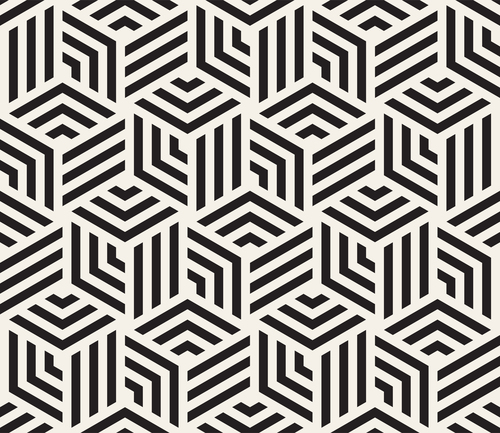
#> input picture Praktikum 8 dan 9/vector.jpg, 500 x 433 px
$ jupyter execute --allow-errors 'MODUL 8 TRANSFORMASI CITRA.ipynb'   (shell and % lines are left out)   (older library calls are emulated)
#> lines starting #> are read from the running program, lines starting #| are printed output that depends on the picture
## 1. Transformasi Twirl

[cell 1]
import matplotlib.pyplot as plt
#from skimage import data
from skimage.transform import swirl

image = plt.imread('vector.jpg') # membaca gambar dari direkt0ri
#> image is the input picture: shape (433, 500, 3); mean R, G, B 155.1, 151.2, 146.5
swirled = swirl(image, rotation=5, strength=6,radius=300) # fungsi swirl dengan settingan sesuai keinginan
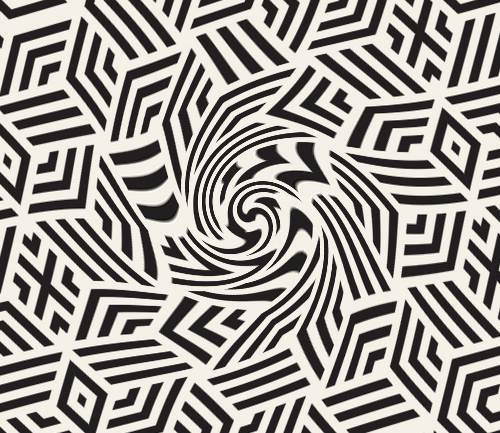
#> swirled: shape (433, 500, 3) float64; mean R, G, B 0.607, 0.592, 0.574

fig, (ax0, ax1) = plt.subplots(nrows=1, ncols=2, figsize=(8, 3), sharex=True, sharey=True)
# Membuat figure dengan 1 baris dan 2 kolom subplot. Mengatur ukuran figure menjadi (8, 3) dengan mengaktifkan sharing pada sumbu x dan y.
# Menyimpan objek axes subplot pertama pada variabel ax0 dan subplot kedua pada variabel ax1.

ax0.imshow(image, cmap=plt.cm.gray)
ax0.axis('off')
# Menampilkan citra 'image' pada subplot pertama (ax0) dengan colormap gray.
# Menghilangkan tampilan sumbu pada subplot pertama (ax0).

ax1.imshow(swirled, cmap=plt.cm.gray)
ax1.axis('off')
# Menampilkan citra 'swirled' pada subplot kedua (ax1) dengan colormap gray.
# Menghilangkan tampilan sumbu pada subplot kedua (ax1).

plt.show()
# Menampilkan figure dengan semua subplot yang telah ditentukan.

## 2. Translation

[cell 2]
import cv2 as cv
import numpy as np
import matplotlib.pyplot as plt

image = cv.imread("King Salman.jpg")
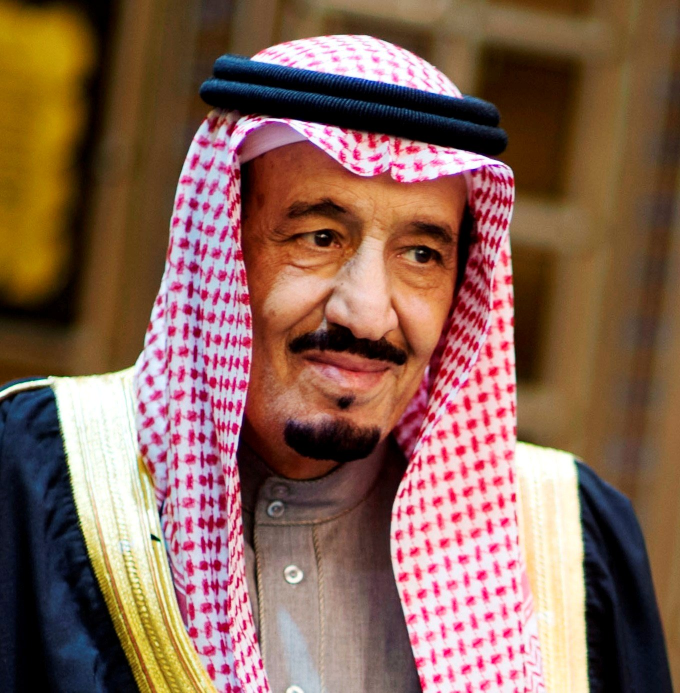
#> input picture Praktikum 8 dan 9/King Salman.jpg, 1360 x 1386 px (shown at 1/2 size)
#> image is the input picture: shape (1386, 1360, 3); mean B, G, R 86.8, 100.6, 136.3
# Membaca gambar "King Salman.jpg" menggunakan OpenCV dari direktori lokal

h, w = image.shape[0:2]
#> h = 1386; w = 1360
# Mengambil tinggi (h) dan lebar (w) citra dari properti shape.

half_height, half_width = h//4, w//8
#> half_height = 346; half_width = 170
# Menghitung setengah tinggi (half_height) dan setengah lebar (half_width) citra dengan pembagian bulat(dibulatkan).

transition_matrix = np.float32([[0.5, 0, half_width], [0, 0.7, half_height]])
#> transition_matrix = [[0.5, 0, 170], [0, 0.7, 346]]
# Membuat matriks transformasi 2x3 dengan koefisien [0.5(img menyusut setengah dari aslinya kesamping), 0, half_width] untuk translasi sumbu x
# dan [0,0.7 (img menyusut, 0.7 dari aslinya(vertikal)) , half_height] untuk translasi sumbu y menggunakan tipe data float32.

img_transition = cv.warpAffine(image, transition_matrix, (w, h))
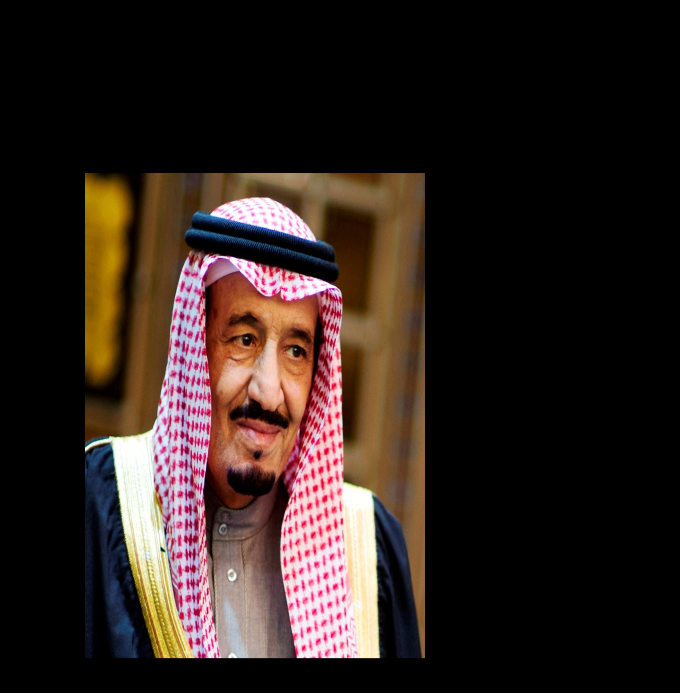
#> img_transition: shape (1386, 1360, 3) (shown at 1/2 size); mean B, G, R 30.4, 35.2, 47.7
# Menerapkan transformasi translasi pada citra menggunakan warpAffine dari OpenCV.
# fungsi affine memungkinakan untuk mengubah bentuk, rotasi, skala, dan translasi suatu gambar
# Citra "image" ditranslasi menggunakan matriks transformasi "transition_matrix" dengan ukuran (w, h)
# dan hasilnya disimpan dalam variabel "img_transition".

plt.imshow(cv.cvtColor(img_transition, cv.COLOR_BGR2RGB))
# Menampilkan citra "img_transition" dengan menggunakan colormap RGB.
# Perlu mengubah ruang warna BGR (yang digunakan oleh OpenCV) menjadi RGB (yang digunakan oleh matplotlib).

plt.title("Translation")
# Memberikan judul pada gambar.

plt.show()
# Menampilkan gambar.

[cell 3]
transition_matrix2 = np.float32([[0.5, 0.05, half_width], [0.1, 0.7, half_height]])
#> transition_matrix2 = [[0.5, 0.05, 170], [0.1, 0.7, 346]]
#  [0.5, 0.05(mengatur kemiringan horizontal), half_width] dan [0.1(mengatur kemiringan vertikal),0.7 , half_height]

img_transition2 = cv.warpAffine(image, transition_matrix2, (w, h))
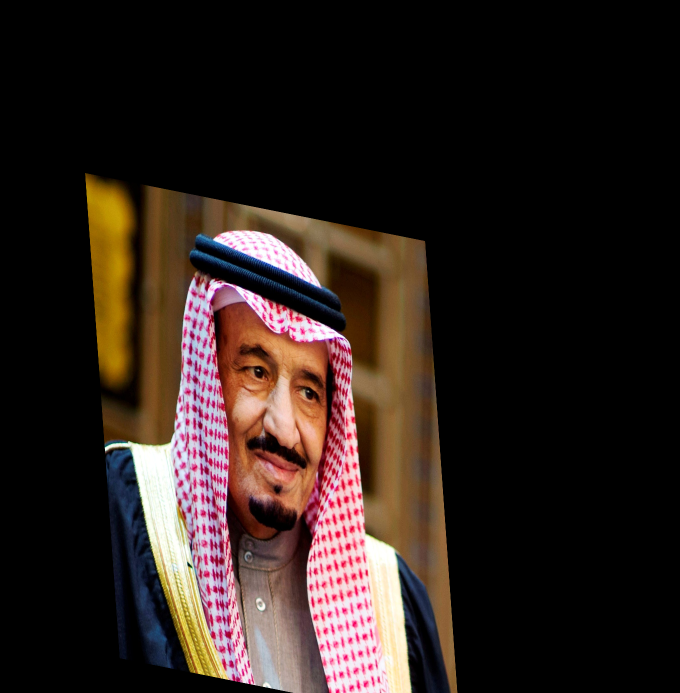
#> img_transition2: shape (1386, 1360, 3) (shown at 1/2 size); mean B, G, R 29.3, 34, 46.3

# Membuat plot dengan 1 baris dan 2 kolom
fig, axes = plt.subplots(1, 2, figsize=(10, 5))

# Menampilkan gambar pertama di subplot pertama (kolom pertama)
axes[0].imshow(cv.cvtColor(img_transition, cv.COLOR_BGR2RGB))
axes[0].set_title("Original Image")

# Menampilkan gambar kedua di subplot kedua (kolom kedua)
axes[1].imshow(cv.cvtColor(img_transition2, cv.COLOR_BGR2RGB))
axes[1].set_title("Translated Image")

# Menghilangkan label sumbu x dan y pada kedua subplot
#for ax in axes:
    #ax.axis("off")

# Menampilkan plot
plt.tight_layout()
plt.show()
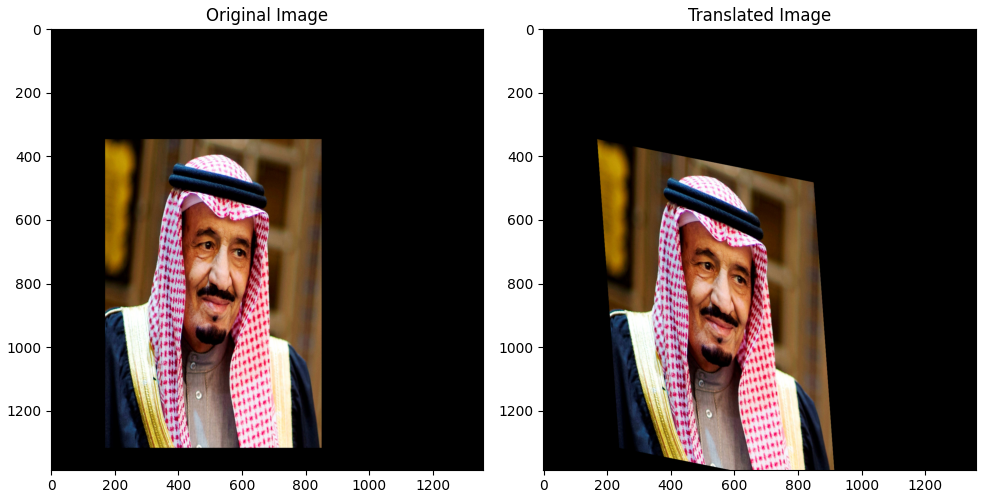
#> figure drawn by matplotlib, 2 panels

## 3. Rotation

[cell 4]
image = cv.imread("King Salman.jpg")
# Membaca gambar "King Salman.jpg" menggunakan OpenCV dan menyimpannya dalam variabel "image".

h, w = image.shape[:2]
# Mengambil tinggi (h) dan lebar (w) citra dari properti shape.

rotation_matrix = cv.getRotationMatrix2D((w//4, h//2), -180, 0.5)
# Membuat matriks transformasi rotasi 2x3 dengan pusat rotasi pada koordinat (w//4, h//2),
# sudut rotasi sebesar -180 derajat (berlawanan arah jarum jam), dan skala sebesar 0.5.
# Fungsi getRotationMatrix2D dari OpenCV digunakan untuk menghasilkan matriks transformasi tersebut.

rotated_image = cv.warpAffine(image, rotation_matrix, (w, h))
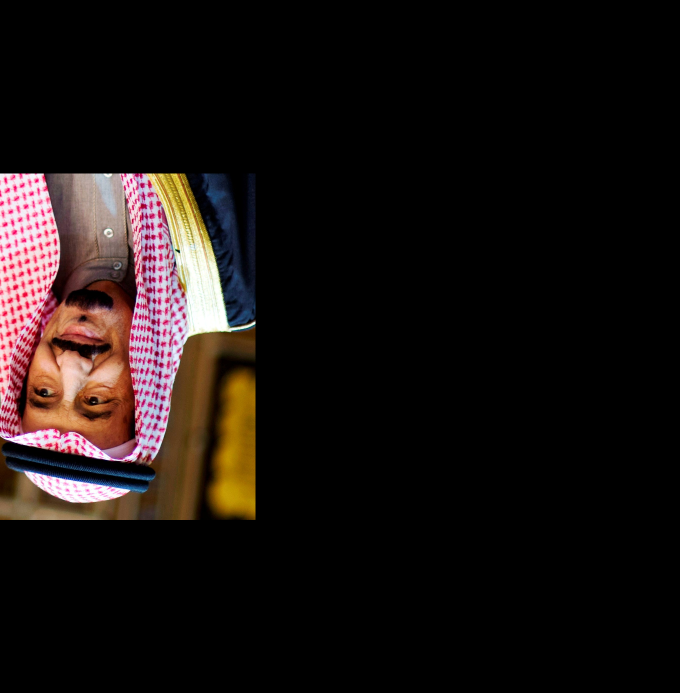
#> rotated_image: shape (1386, 1360, 3) (shown at 1/2 size); mean B, G, R 17.6, 19.4, 26.7
# Menerapkan transformasi rotasi pada citra menggunakan warpAffine dari OpenCV.
# Citra "image" dirotasi menggunakan matriks transformasi "rotation_matrix" dengan ukuran (w, h)
# dan hasilnya disimpan dalam variabel "rotated_image".

plt.imshow(cv.cvtColor(rotated_image, cv.COLOR_BGR2RGB))
# Menampilkan citra "rotated_image" dengan menggunakan colormap RGB.
# Perlu mengubah ruang warna BGR (yang digunakan oleh OpenCV) menjadi RGB (yang digunakan oleh matplotlib).

plt.title("Rotation")
# Memberikan judul pada gambar.

plt.show()
# Menampilkan gambar.

## 4. Interpolation

[cell 5]
import mahotas as mh
# Mengimpor modul mahotas untuk pemrosesan citra.

from pylab import imshow, show
# Mengimpor fungsi imshow dan show dari modul pylab untuk menampilkan citra.

regions = np.zeros((8, 8), bool)
# Membuat matriks 8x8 yang berisi nilai False (0) menggunakan np.zeros dari NumPy.

regions[:3, :3] = 1
# Menetapkan nilai True (1) pada bagian kiri atas matriks regions dengan indeks baris 0-2 dan indeks kolom 0-2.

regions[6:, 6:] = 1
# Menetapkan nilai True (1) pada bagian kanan bawah matriks regions dengan indeks baris 6-7 dan indeks kolom 6-7.

labeled, nr_objects = mh.label(regions)
# Melabeli wilayah-wilayah terhubung dalam matriks regions menggunakan fungsi label dari modul mahotas.
# Hasilnya disimpan dalam variabel labeled, dan nr_objects berisi jumlah objek yang terlabel.

imshow(labeled, interpolation='nearest')
# Menampilkan citra labeled menggunakan fungsi imshow dari modul pylab dengan metode interpolasi 'nearest'.

show()
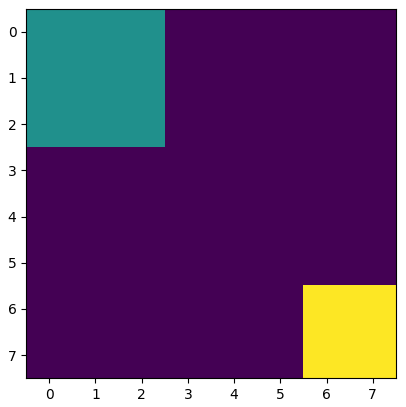
#> figure drawn by matplotlib, 1 panel
# Menampilkan gambar

[cell 6]
labeled,nr_objects = mh.label(regions,
np.ones((3,3), bool))

#> (a cell that did not finish here is left out)

[cell 8]
array = np.random.random_sample(regions.shape)
#> (the rest of this cell did not finish here and is left out)

## 5. Skala Interpolasi Miring

[cell 9]
image = cv.imread("King Salman.jpg")
fig, ax = plt.subplots(1, 3, figsize=(16, 8))

# image size being 0.15 times of it's original size
image_scaled = cv.resize(image, None, fx=0.15, fy=0.15)
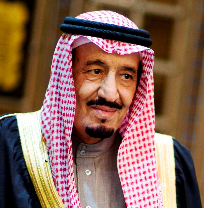
#> image_scaled: shape (208, 204, 3); mean B, G, R 86.7, 100.5, 136.3
ax[0].imshow(cv.cvtColor(image_scaled, cv.COLOR_BGR2RGB))
ax[0].set_title("Linear Interpolation Scale")

# image size being 2 times of it's original size
image_scaled_2 = cv.resize(image, None, fx=2, fy=2, interpolation=cv.INTER_CUBIC)
ax[1].imshow(cv.cvtColor(image_scaled_2, cv.COLOR_BGR2RGB))
ax[1].set_title("Cubic Interpolation Scale")

# image size being 0.15 times of it's original size
image_scaled_3 = cv.resize(image, (200, 400), interpolation=cv.INTER_AREA)
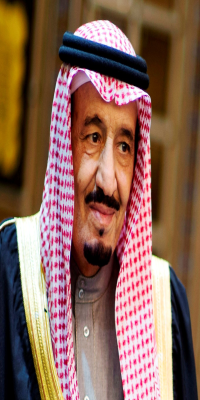
#> image_scaled_3: shape (400, 200, 3); mean B, G, R 86.7, 100.6, 136.3
ax[2].imshow(cv.cvtColor(image_scaled_3, cv.COLOR_BGR2RGB))
ax[2].set_title("Skewed Interpolation Scale")
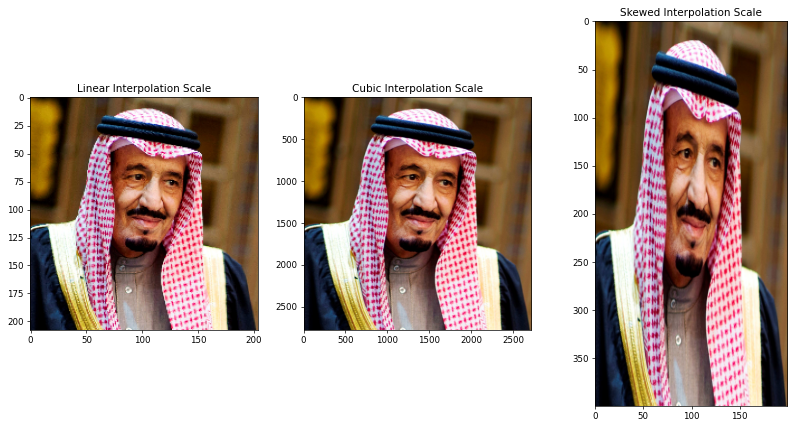
#> figure drawn by matplotlib, 3 panels
